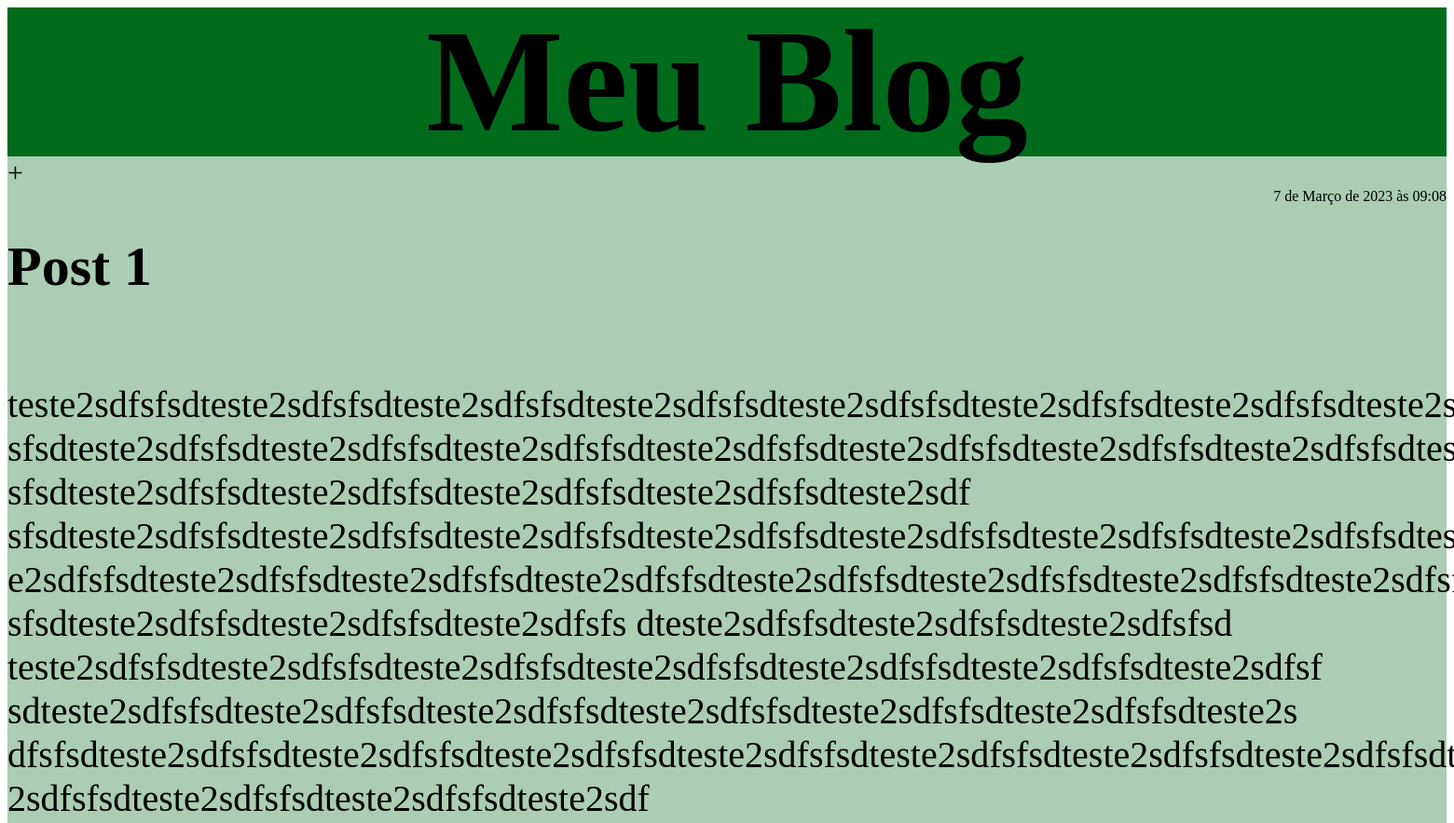
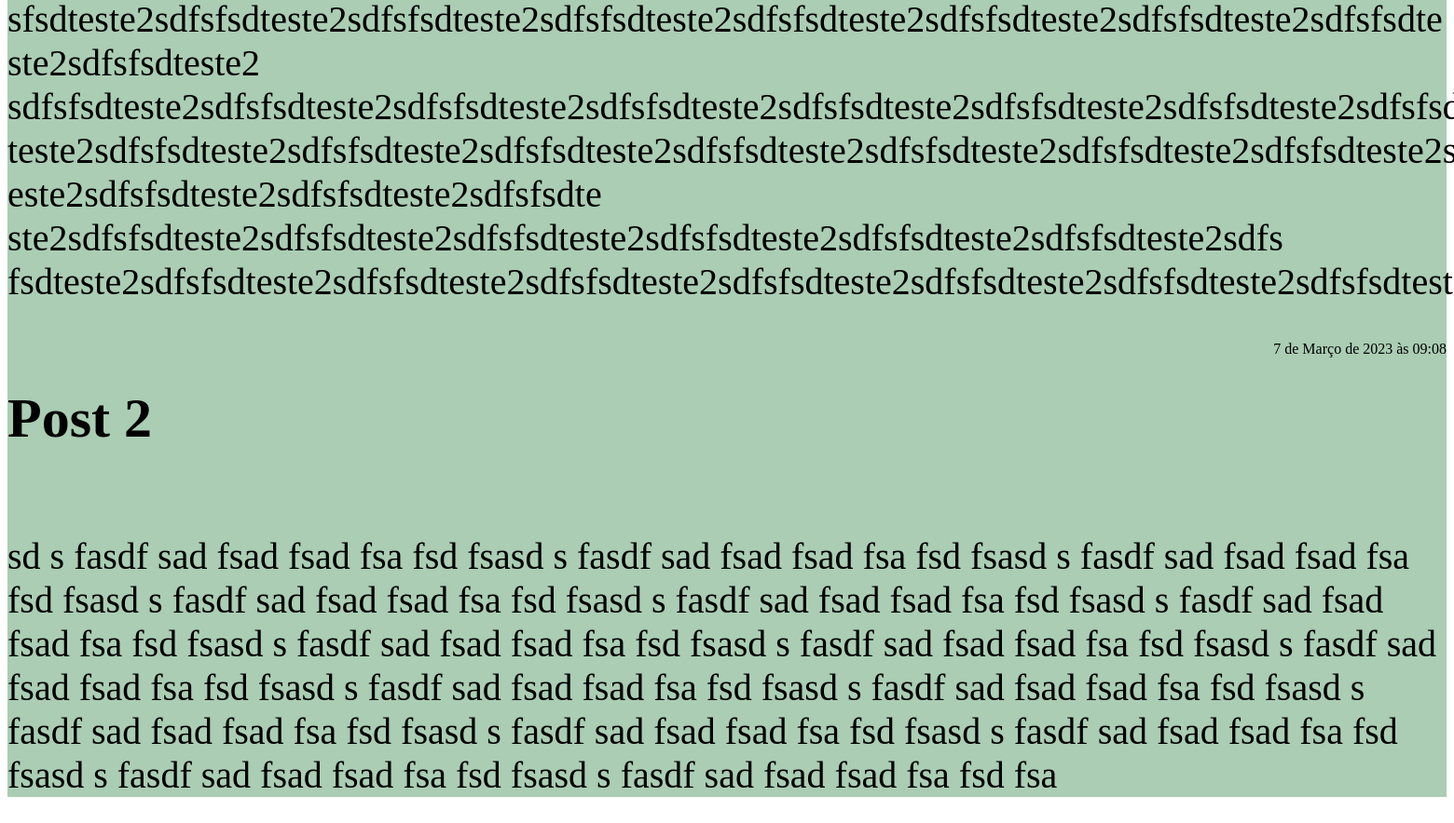
The app's page /, older data (2 pictures, top to bottom).
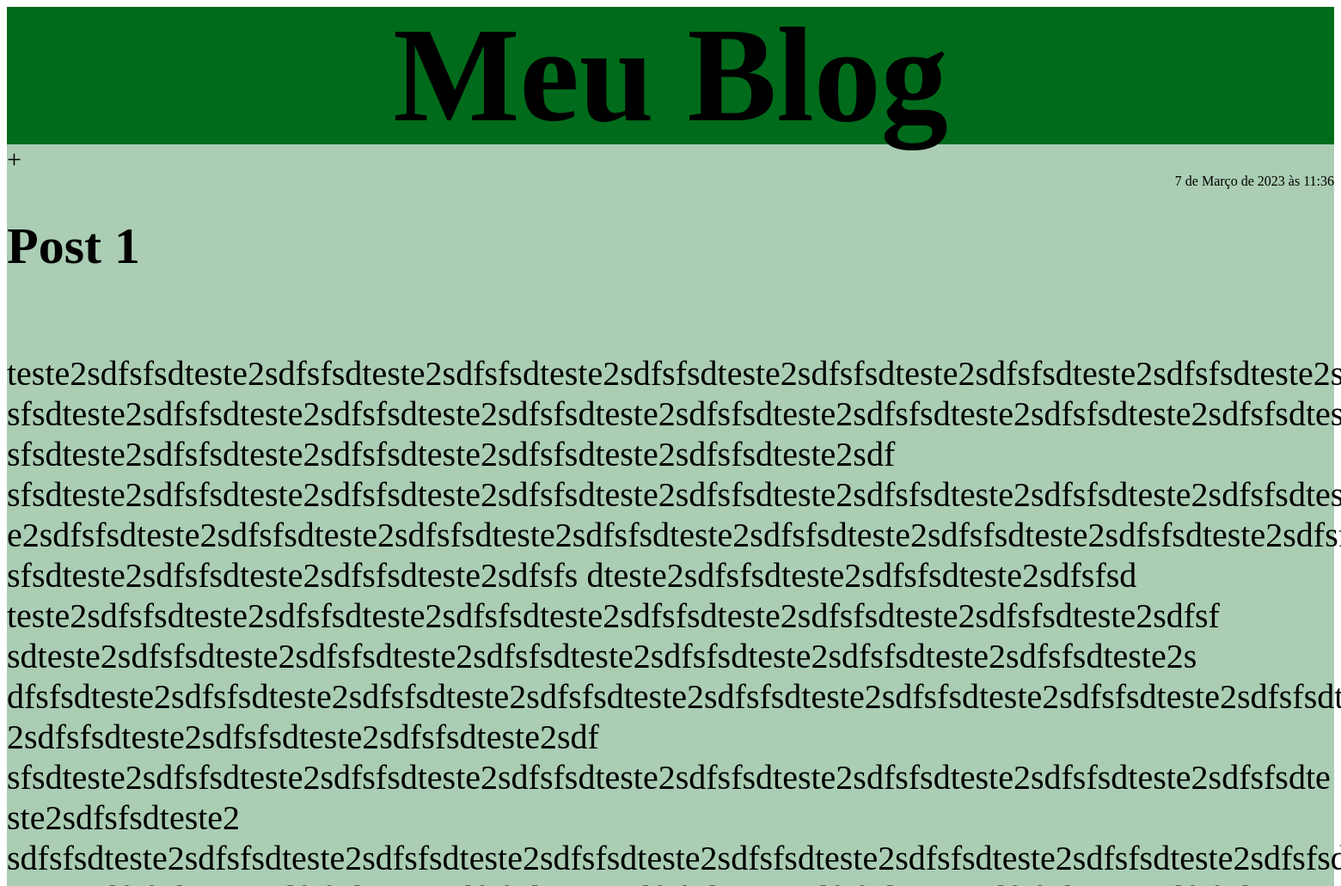
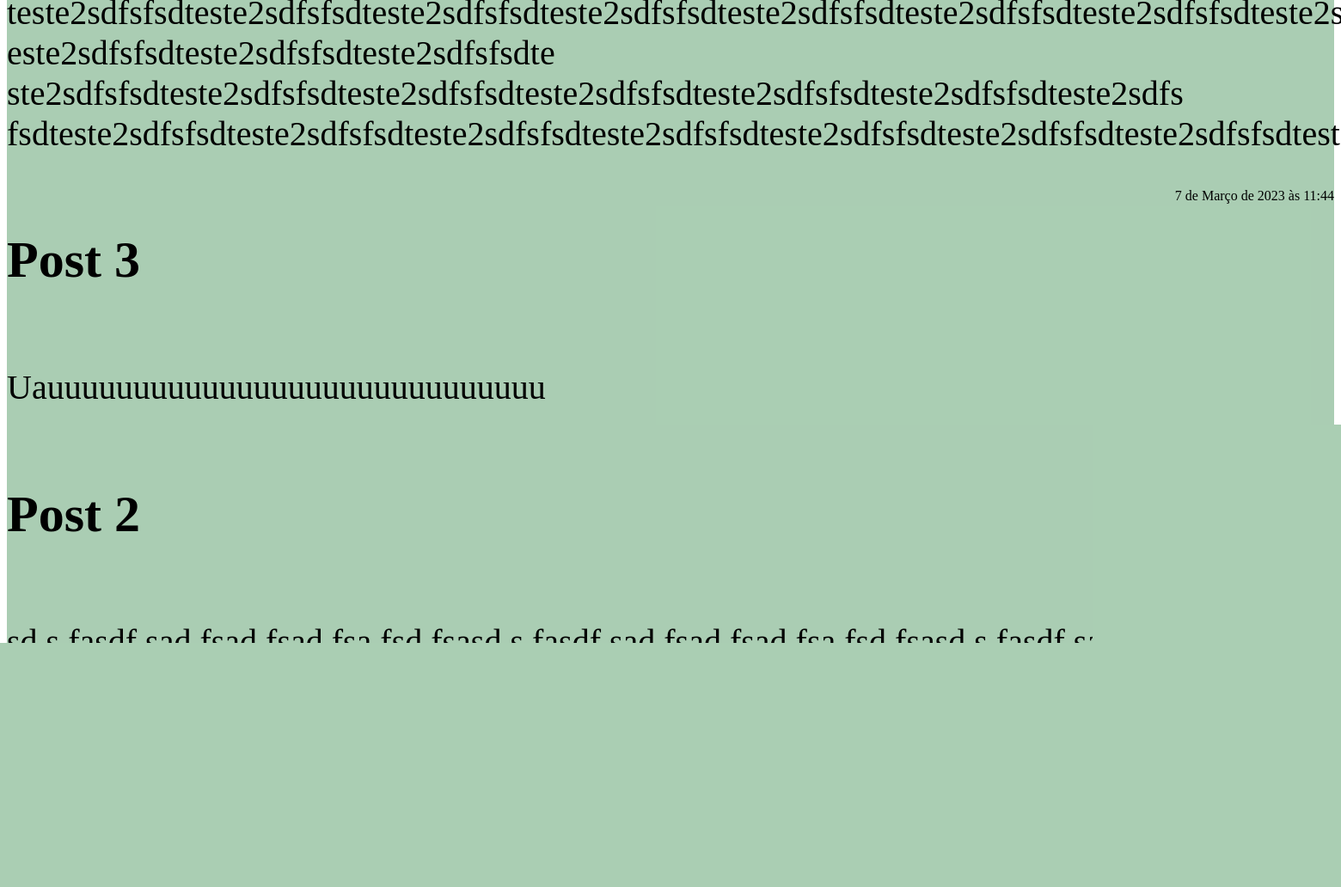
The same page, newer data (2 pictures, top to bottom).
### blog/models.py (models this page shows, shortened)
class Post(models.Model):
    author = models.ForeignKey(settings.AUTH_USER_MODEL, on_delete=models.CASCADE)
    title = models.CharField(max_length=200)
    text = models.TextField()
    created_date = models.DateTimeField(default=timezone.now)
    published_date = models.DateTimeField(blank=True, null=True)

### blog/views.py (the view)
# urls.py: path('', views.post_list, name='post_list'),
def post_list(request):
    posts = Post.objects.filter(published_date__lte=timezone.now()).order_by('published_date')
    return render(request, 'blog/post_list.html', {'posts': posts})

### templates/blog/post_list.html
{% extends 'blog/base.html' %}
{% block content %}
    {% for post in posts %}
        <article>
            <header>
                <h2><a href="{% url 'post_detail' pk=post.pk %}">{{ post.title }}</a></h2>
                <time>{{ post.published_date }}</time>
            </header>
            <p>{{ post.text|linebreaksbr }}</p>
        </article>
    {% endfor %}
{% endblock %}

### templates/blog/base.html (shortened to what this page needs)
{% load static %}
<!doctype html>
<html lang="pt-br">
<head>
    <link rel="stylesheet" href="{% static 'css/blog.css' %}">
</head>
<body>
<div class="page-header">
    <h1><a href="/">Meu Blog</a></h1>
</div>
<div class="container">
    <a href="{% url 'post_new' %}" class="add">+</a>
    {% block content %}
    {% endblock %}
</div>
</body>
</html>

### blog/static/css/blog.css (style rules this page uses)
.page-header { background-color: #006b1b; text-align: center; height: 10rem; display: flex; justify-content: center; align-items: center; font-size: 5vw; }
a { text-decoration: none; color: black; }
.container { background-color: #006b1b55; }
article header { display: flex; justify-content: space-between; align-items: initial; }
h2 { font-size: 60px; }
time { font-size: 1rem; }
p { font-size: 5vh; }
.add { font-size: 30px; }

Row changes from the older to the newer data that the page shows:
changed Post "Post 1": published_date "7 de Março de 2023 às 09:08" → "7 de Março de 2023 às 11:36"
added Post: title "Post 3", published_date "7 de Março de 2023 às 11:44", text "Uauuuuuuuuuuuuuuuuuuuuuuuuuuuuu"
changed Post "Post 2": published_date "7 de Março de 2023 às 09:08" → (not shown)
